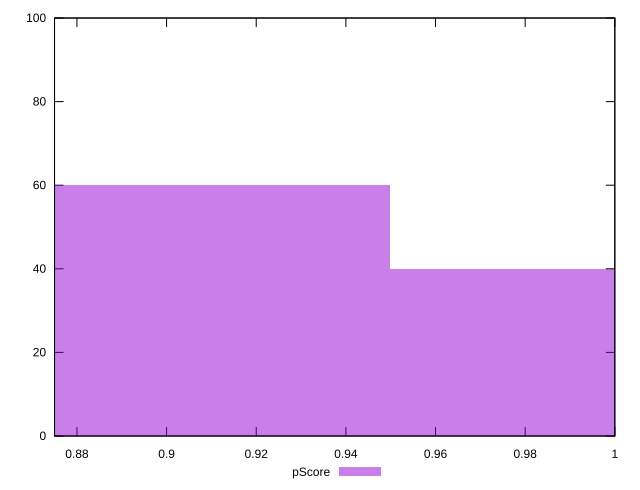

gnuplot code for this plot:
reset

$pScore <<EOF
1.022946846963926 40
0.8768115831119366 60
EOF

set key outside below
set boxwidth 0.14613526385198944
set xrange [0.875:1]
set yrange [0:100]
set trange [0:100]
set style fill transparent solid 0.5 noborder
set terminal svg size 640, 490 enhanced background rgb 'white'
set output "reprap/unminified-javascript/samples/pages/pScore/histogram.svg"

plot $pScore title "pScore" with boxes

reset
